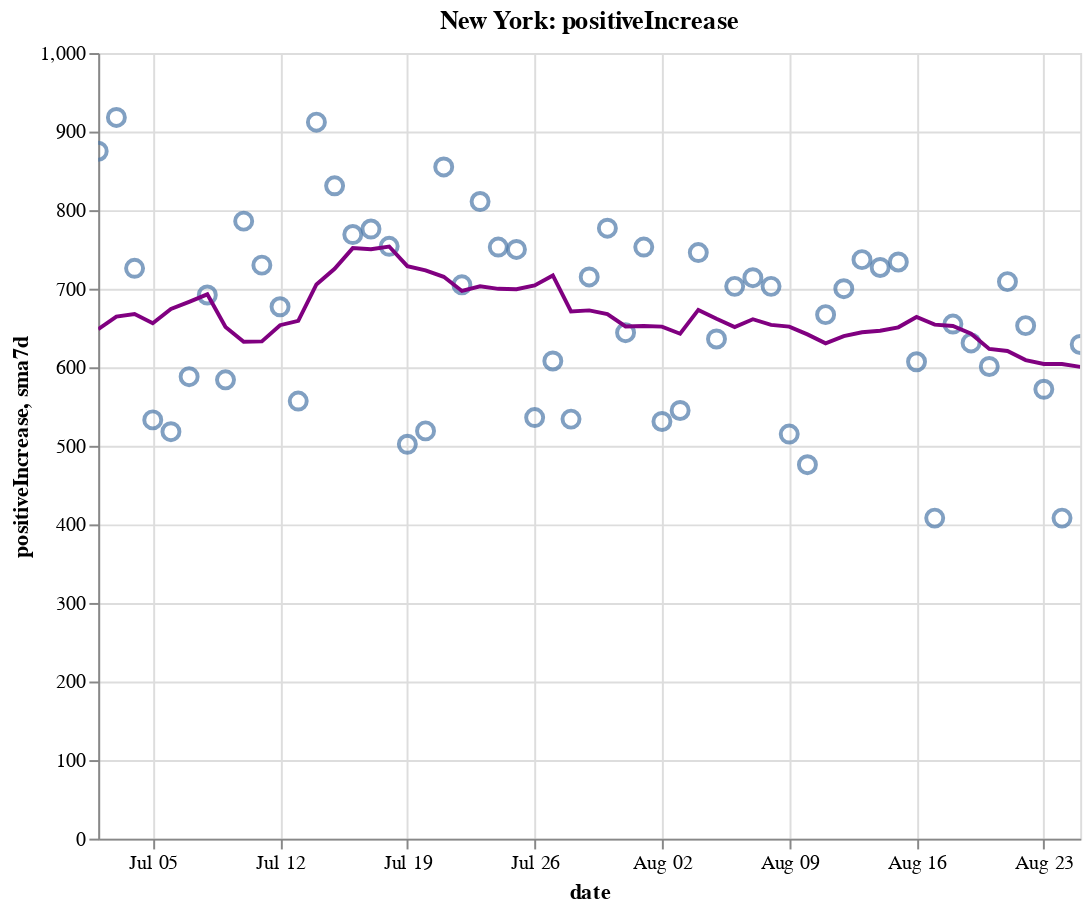

This figure's notebook cell:
### Code cell
create_plot(ny, 'positiveIncrease')

### Figure 1 — Vega-Lite specification as saved in the notebook (floating-point values rounded to 4 significant figures)
{"config": {"view": {"continuousWidth": 400, "continuousHeight": 300}}, "layer": [{"layer": [{"mark": {"type": "point", "size": 75}, "encoding": {"tooltip": [{"type": "temporal", "field": "date"}, {"type": "quantitative", "field": "positiveIncrease"}, {"type": "quantitative", "field": "sma7d"}], "x": {"type": "temporal", "field": "date"}, "y": {"type": "quantitative", "field": "positiveIncrease"}}, "selection": {"selector008": {"type": "interval", "bind": "scales", "encodings": ["x", "y"]}}}, {"mark": {"type": "line", "color": "purple"}, "encoding": {"x": {"type": "temporal", "field": "date"}, "y": {"type": "quantitative", "field": "sma7d"}}}]}, {"mark": {"type": "rule", "color": "#aaa"}, "encoding": {"x": {"type": "temporal", "field": "date"}}, "transform": [{"filter": {"selection": "selector007"}}]}, {"mark": "circle", "encoding": {"opacity": {"condition": {"value": 1, "selection": "selector007"}, "value": 0}, "tooltip": [{"type": "temporal", "field": "date"}, {"type": "quantitative", "field": "positiveIncrease"}, {"type": "quantitative", "field": "sma7d"}], "x": {"type": "temporal", "field": "date"}, "y": {"type": "quantitative", "field": "positiveIncrease"}}, "selection": {"selector007": {"type": "single", "encodings": ["x"], "on": "mouseover", "nearest": true, "empty": "none"}}}, {"mark": {"type": "text", "align": "left", "dx": 5, "dy": -5, "stroke": "white", "strokeWidth": 2}, "encoding": {"text": {"type": "quantitative", "field": "positiveIncrease"}, "tooltip": [{"type": "temporal", "field": "date"}, {"type": "quantitative", "field": "positiveIncrease"}, {"type": "quantitative", "field": "sma7d"}], "x": {"type": "temporal", "field": "date"}, "y": {"type": "quantitative", "field": "positiveIncrease"}}, "transform": [{"filter": {"selection": "selector007"}}]}, {"mark": {"type": "text", "align": "left", "dx": 5, "dy": -5}, "encoding": {"text": {"type": "quantitative", "field": "positiveIncrease"}, "tooltip": [{"type": "temporal", "field": "date"}, {"type": "quantitative", "field": "positiveIncrease"}, {"type": "quantitative", "field": "sma7d"}], "x": {"type": "temporal", "field": "date"}, "y": {"type": "quantitative", "field": "positiveIncrease"}}, "transform": [{"filter": {"selection": "selector007"}}]}], "data": {"name": "data-96c2bd8fd2637031ef9bb147fdc4d867"}, "height": 400, "title": "New York: positiveIncrease", "width": 500, "$schema": "https://vega.github.io/schema/vega-lite/v4.8.1.json", "datasets": {"data-96c2bd8fd2637031ef9bb147fdc4d867": [{"date": "2020-07-02T00:00:00", "totalTestResultsIncrease": 69940.0, "positiveIncrease": 875.0, "death": 24880.0, "deathIncrease": 11.0, "positiveRate": 0.013, "state": "New York", "sma7d": 648.4}, {"date": "2020-07-03T00:00:00", "totalTestResultsIncrease": 66390.0, "positiveIncrease": 918.0, "death": 24880.0, "deathIncrease": 8.0, "positiveRate": 0.014, "state": "New York", "sma7d": 664.6}, {"date": "2020-07-04T00:00:00", "totalTestResultsIncrease": 62400.0, "positiveIncrease": 726.0, "death": 24900.0, "deathIncrease": 11.0, "positiveRate": 0.012, "state": "New York", "sma7d": 667.9}, {"date": "2020-07-05T00:00:00", "totalTestResultsIncrease": 63420.0, "positiveIncrease": 533.0, "death": 24900.0, "deathIncrease": 8.0, "positiveRate": 0.008, "state": "New York", "sma7d": 656.0}, {"date": "2020-07-06T00:00:00", "totalTestResultsIncrease": 54330.0, "positiveIncrease": 518.0, "death": 24910.0, "deathIncrease": 9.0, "positiveRate": 0.01, "state": "New York", "sma7d": 674.1}, {"date": "2020-07-07T00:00:00", "totalTestResultsIncrease": 56740.0, "positiveIncrease": 588.0, "death": 24920.0, "deathIncrease": 11.0, "positiveRate": 0.01, "state": "New York", "sma7d": 683.3}, {"date": "2020-07-08T00:00:00", "totalTestResultsIncrease": 57580.0, "positiveIncrease": 692.0, "death": 24940.0, "deathIncrease": 20.0, "positiveRate": 0.012, "state": "New York", "sma7d": 692.9}, {"date": "2020-07-09T00:00:00", "totalTestResultsIncrease": 65560.0, "positiveIncrease": 584.0, "death": 24960.0, "deathIncrease": 15.0, "positiveRate": 0.009, "state": "New York", "sma7d": 651.3}, {"date": "2020-07-10T00:00:00", "totalTestResultsIncrease": 73560.0, "positiveIncrease": 786.0, "death": 24970.0, "deathIncrease": 9.0, "positiveRate": 0.011, "state": "New York", "sma7d": 632.4}, {"date": "2020-07-11T00:00:00", "totalTestResultsIncrease": 69200.0, "positiveIncrease": 730.0, "death": 24970.0, "deathIncrease": 6.0, "positiveRate": 0.011, "state": "New York", "sma7d": 633.0}, {"date": "2020-07-12T00:00:00", "totalTestResultsIncrease": 62420.0, "positiveIncrease": 677.0, "death": 24980.0, "deathIncrease": 5.0, "positiveRate": 0.011, "state": "New York", "sma7d": 653.6}, {"date": "2020-07-13T00:00:00", "totalTestResultsIncrease": 51690.0, "positiveIncrease": 557.0, "death": 24990.0, "deathIncrease": 10.0, "positiveRate": 0.011, "state": "New York", "sma7d": 659.1}, {"date": "2020-07-14T00:00:00", "totalTestResultsIncrease": 60040.0, "positiveIncrease": 912.0, "death": 24990.0, "deathIncrease": 5.0, "positiveRate": 0.015, "state": "New York", "sma7d": 705.4}, {"date": "2020-07-15T00:00:00", "totalTestResultsIncrease": 63600.0, "positiveIncrease": 831.0, "death": 25000.0, "deathIncrease": 9.0, "positiveRate": 0.013, "state": "New York", "sma7d": 725.3}, {"date": "2020-07-16T00:00:00", "totalTestResultsIncrease": 72680.0, "positiveIncrease": 769.0, "death": 25010.0, "deathIncrease": 11.0, "positiveRate": 0.011, "state": "New York", "sma7d": 751.7}, {"date": "2020-07-17T00:00:00", "totalTestResultsIncrease": 78240.0, "positiveIncrease": 776.0, "death": 25020.0, "deathIncrease": 10.0, "positiveRate": 0.01, "state": "New York", "sma7d": 750.3}, {"date": "2020-07-18T00:00:00", "totalTestResultsIncrease": 69820.0, "positiveIncrease": 754.0, "death": 25040.0, "deathIncrease": 11.0, "positiveRate": 0.011, "state": "New York", "sma7d": 753.7}, {"date": "2020-07-19T00:00:00", "totalTestResultsIncrease": 46200.0, "positiveIncrease": 502.0, "death": 25050.0, "deathIncrease": 13.0, "positiveRate": 0.011, "state": "New York", "sma7d": 728.7}, {"date": "2020-07-20T00:00:00", "totalTestResultsIncrease": 49340.0, "positiveIncrease": 519.0, "death": 25060.0, "deathIncrease": 8.0, "positiveRate": 0.011, "state": "New York", "sma7d": 723.3}, {"date": "2020-07-21T00:00:00", "totalTestResultsIncrease": 66170.0, "positiveIncrease": 855.0, "death": 25060.0, "deathIncrease": 2.0, "positiveRate": 0.013, "state": "New York", "sma7d": 715.1}, {"date": "2020-07-22T00:00:00", "totalTestResultsIncrease": 67660.0, "positiveIncrease": 705.0, "death": 25070.0, "deathIncrease": 10.0, "positiveRate": 0.01, "state": "New York", "sma7d": 697.1}, {"date": "2020-07-23T00:00:00", "totalTestResultsIncrease": 69700.0, "positiveIncrease": 811.0, "death": 25080.0, "deathIncrease": 13.0, "positiveRate": 0.012, "state": "New York", "sma7d": 703.1}, {"date": "2020-07-24T00:00:00", "totalTestResultsIncrease": 76510.0, "positiveIncrease": 753.0, "death": 25090.0, "deathIncrease": 9.0, "positiveRate": 0.01, "state": "New York", "sma7d": 699.9}, {"date": "2020-07-25T00:00:00", "totalTestResultsIncrease": 71470.0, "positiveIncrease": 750.0, "death": 25100.0, "deathIncrease": 13.0, "positiveRate": 0.01, "state": "New York", "sma7d": 699.3}, {"date": "2020-07-26T00:00:00", "totalTestResultsIncrease": 53570.0, "positiveIncrease": 536.0, "death": 25110.0, "deathIncrease": 3.0, "positiveRate": 0.01, "state": "New York", "sma7d": 704.1}, {"date": "2020-07-27T00:00:00", "totalTestResultsIncrease": 57270.0, "positiveIncrease": 608.0, "death": 25120.0, "deathIncrease": 11.0, "positiveRate": 0.011, "state": "New York", "sma7d": 716.9}, {"date": "2020-07-28T00:00:00", "totalTestResultsIncrease": 57400.0, "positiveIncrease": 534.0, "death": 25130.0, "deathIncrease": 9.0, "positiveRate": 0.009, "state": "New York", "sma7d": 671.0}, {"date": "2020-07-29T00:00:00", "totalTestResultsIncrease": 62280.0, "positiveIncrease": 715.0, "death": 25130.0, "deathIncrease": 6.0, "positiveRate": 0.011, "state": "New York", "sma7d": 672.4}, {"date": "2020-07-30T00:00:00", "totalTestResultsIncrease": 73550.0, "positiveIncrease": 777.0, "death": 25140.0, "deathIncrease": 13.0, "positiveRate": 0.011, "state": "New York", "sma7d": 667.6}, {"date": "2020-07-31T00:00:00", "totalTestResultsIncrease": 68870.0, "positiveIncrease": 644.0, "death": 25150.0, "deathIncrease": 5.0, "positiveRate": 0.009, "state": "New York", "sma7d": 652.0}, {"date": "2020-08-01T00:00:00", "totalTestResultsIncrease": 82740.0, "positiveIncrease": 753.0, "death": 25160.0, "deathIncrease": 14.0, "positiveRate": 0.009, "state": "New York", "sma7d": 652.4}, {"date": "2020-08-02T00:00:00", "totalTestResultsIncrease": 58960.0, "positiveIncrease": 531.0, "death": 25170.0, "deathIncrease": 6.0, "positiveRate": 0.009, "state": "New York", "sma7d": 651.7}, {"date": "2020-08-03T00:00:00", "totalTestResultsIncrease": 51840.0, "positiveIncrease": 545.0, "death": 25170.0, "deathIncrease": 2.0, "positiveRate": 0.011, "state": "New York", "sma7d": 642.7}, {"date": "2020-08-04T00:00:00", "totalTestResultsIncrease": 70990.0, "positiveIncrease": 746.0, "death": 25180.0, "deathIncrease": 3.0, "positiveRate": 0.011, "state": "New York", "sma7d": 673.0}, {"date": "2020-08-05T00:00:00", "totalTestResultsIncrease": 72670.0, "positiveIncrease": 636.0, "death": 25180.0, "deathIncrease": 4.0, "positiveRate": 0.009, "state": "New York", "sma7d": 661.7}, {"date": "2020-08-06T00:00:00", "totalTestResultsIncrease": 72370.0, "positiveIncrease": 703.0, "death": 25180.0, "deathIncrease": 6.0, "positiveRate": 0.01, "state": "New York", "sma7d": 651.1}, {"date": "2020-08-07T00:00:00", "totalTestResultsIncrease": 70170.0, "positiveIncrease": 714.0, "death": 25190.0, "deathIncrease": 5.0, "positiveRate": 0.01, "state": "New York", "sma7d": 661.1}, {"date": "2020-08-08T00:00:00", "totalTestResultsIncrease": 74860.0, "positiveIncrease": 703.0, "death": 25200.0, "deathIncrease": 5.0, "positiveRate": 0.009, "state": "New York", "sma7d": 654.0}, {"date": "2020-08-09T00:00:00", "totalTestResultsIncrease": 65810.0, "positiveIncrease": 515.0, "death": 25200.0, "deathIncrease": 7.0, "positiveRate": 0.008, "state": "New York", "sma7d": 651.7}, {"date": "2020-08-10T00:00:00", "totalTestResultsIncrease": 54000.0, "positiveIncrease": 476.0, "death": 25200.0, "deathIncrease": 2.0, "positiveRate": 0.009, "state": "New York", "sma7d": 641.9}, {"date": "2020-08-11T00:00:00", "totalTestResultsIncrease": 77060.0, "positiveIncrease": 667.0, "death": 25210.0, "deathIncrease": 7.0, "positiveRate": 0.009, "state": "New York", "sma7d": 630.6}, {"date": "2020-08-12T00:00:00", "totalTestResultsIncrease": 87780.0, "positiveIncrease": 700.0, "death": 25220.0, "deathIncrease": 7.0, "positiveRate": 0.008, "state": "New York", "sma7d": 639.7}, {"date": "2020-08-13T00:00:00", "totalTestResultsIncrease": 87900.0, "positiveIncrease": 737.0, "death": 25230.0, "deathIncrease": 10.0, "positiveRate": 0.008, "state": "New York", "sma7d": 644.6}, {"date": "2020-08-14T00:00:00", "totalTestResultsIncrease": 85460.0, "positiveIncrease": 727.0, "death": 25230.0, "deathIncrease": 4.0, "positiveRate": 0.009, "state": "New York", "sma7d": 646.4}, {"date": "2020-08-15T00:00:00", "totalTestResultsIncrease": 88670.0, "positiveIncrease": 734.0, "death": 25240.0, "deathIncrease": 12.0, "positiveRate": 0.008, "state": "New York", "sma7d": 650.9}, {"date": "2020-08-16T00:00:00", "totalTestResultsIncrease": 77690.0, "positiveIncrease": 607.0, "death": 25250.0, "deathIncrease": 6.0, "positiveRate": 0.008, "state": "New York", "sma7d": 664.0}, {"date": "2020-08-17T00:00:00", "totalTestResultsIncrease": 56890.0, "positiveIncrease": 408.0, "death": 25260.0, "deathIncrease": 6.0, "positiveRate": 0.007, "state": "New York", "sma7d": 654.3}, {"date": "2020-08-18T00:00:00", "totalTestResultsIncrease": 66890.0, "positiveIncrease": 655.0, "death": 25260.0, "deathIncrease": 8.0, "positiveRate": 0.01, "state": "New York", "sma7d": 652.6}, {"date": "2020-08-19T00:00:00", "totalTestResultsIncrease": 80420.0, "positiveIncrease": 631.0, "death": 25270.0, "deathIncrease": 6.0, "positiveRate": 0.008, "state": "New York", "sma7d": 642.7}, {"date": "2020-08-20T00:00:00", "totalTestResultsIncrease": 80980.0, "positiveIncrease": 601.0, "death": 25280.0, "deathIncrease": 5.0, "positiveRate": 0.007, "state": "New York", "sma7d": 623.3}, {"date": "2020-08-21T00:00:00", "totalTestResultsIncrease": 98880.0, "positiveIncrease": 709.0, "death": 25280.0, "deathIncrease": 3.0, "positiveRate": 0.007, "state": "New York", "sma7d": 620.7}, {"date": "2020-08-22T00:00:00", "totalTestResultsIncrease": 94850.0, "positiveIncrease": 653.0, "death": 25280.0, "deathIncrease": 4.0, "positiveRate": 0.007, "state": "New York", "sma7d": 609.1}, {"date": "2020-08-23T00:00:00", "totalTestResultsIncrease": 74040.0, "positiveIncrease": 572.0, "death": 25290.0, "deathIncrease": 6.0, "positiveRate": 0.008, "state": "New York", "sma7d": 604.1}, {"date": "2020-08-24T00:00:00", "totalTestResultsIncrease": 62030.0, "positiveIncrease": 408.0, "death": 25300.0, "deathIncrease": 7.0, "positiveRate": 0.007, "state": "New York", "sma7d": 604.1}, {"date": "2020-08-25T00:00:00", "totalTestResultsIncrease": 67260.0, "positiveIncrease": 629.0, "death": 25300.0, "deathIncrease": 2.0, "positiveRate": 0.009, "state": "New York", "sma7d": 600.4}]}}
